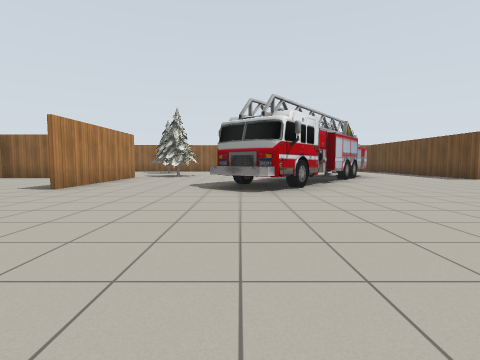
[1] (above)

19 first-person views from a walk through a world built for the Gazebo simulator. The camera is 0.94 m above the floor, tilts 4° down and sees 85° across. The lines on the ground mark 1 m squares. The floor is counted in squares, 2 m on a side. Each view is taken from the middle of a square. On the plan, view 1 faces up. The plan holds only what a view shows up to about 9 squares ahead; the rest is blank. Simple patterns stand in for the simulator's built-in surfaces. Some stock models are drawn as simple stand-ins.

[2]
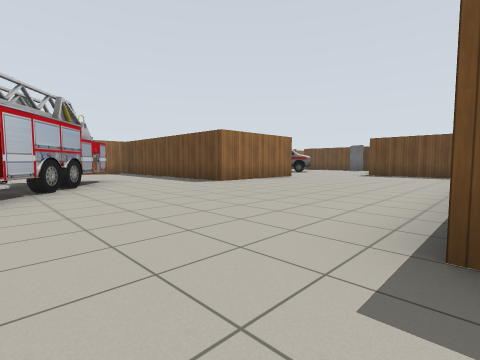

[3]
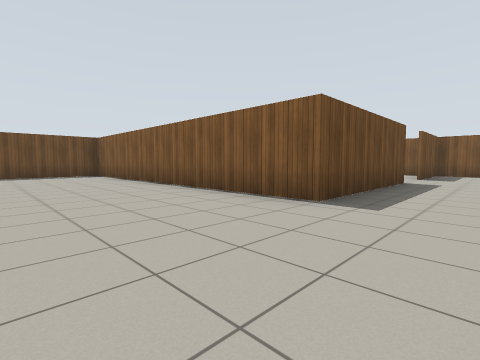

[4]
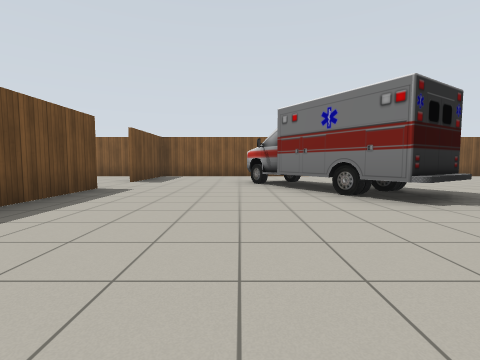

[5]
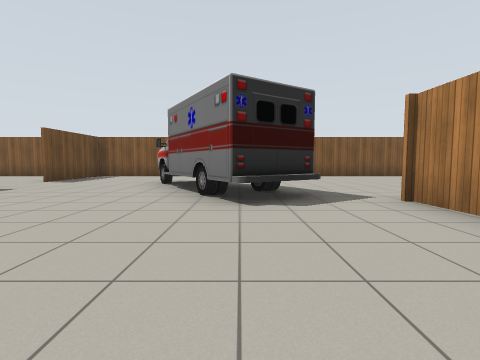

[6]
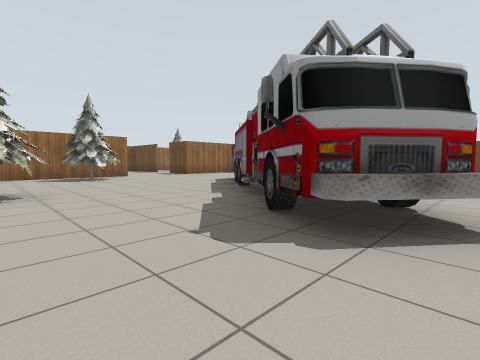

[7]
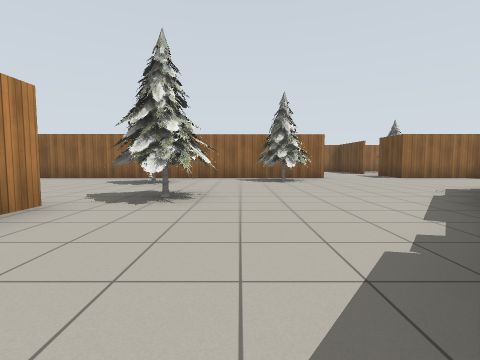

[8]
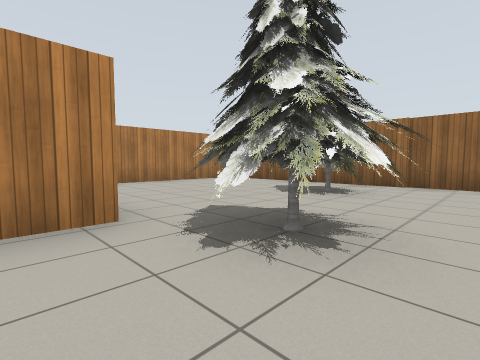

[9]
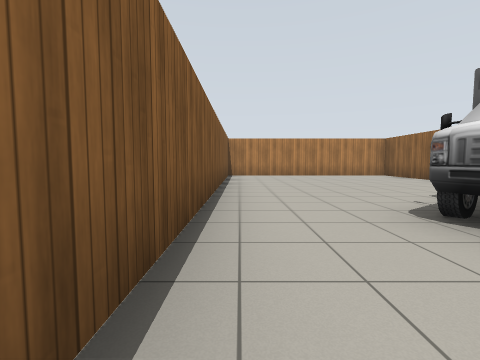

[10]
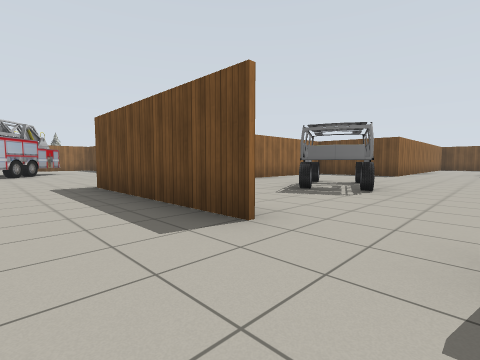

[11]
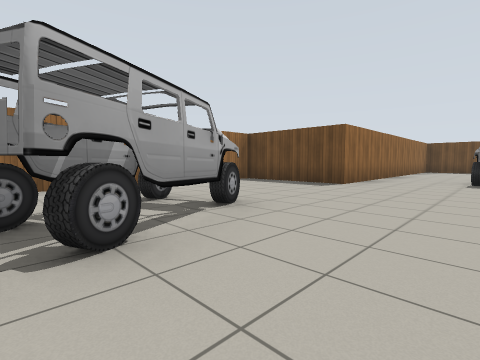

[12]
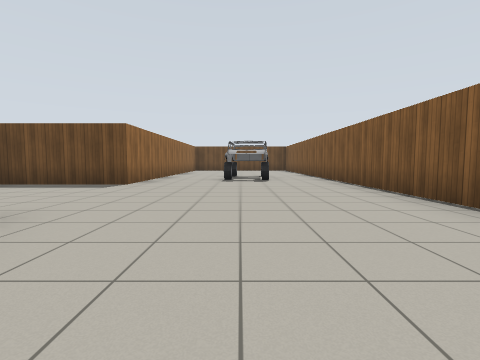

[13]
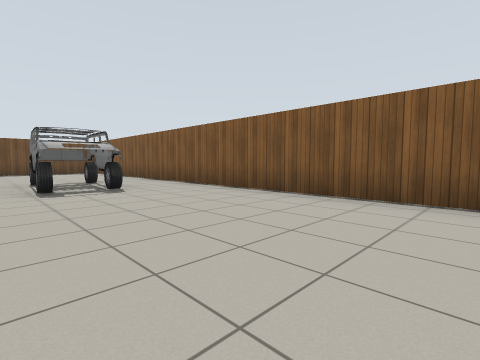

[14]
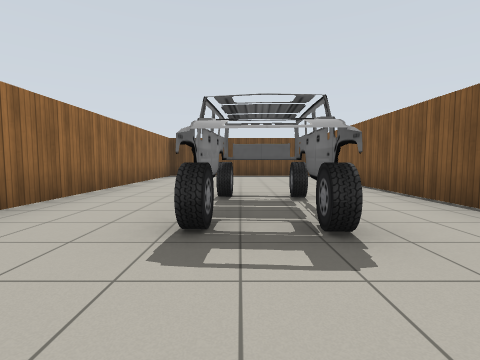

[15]
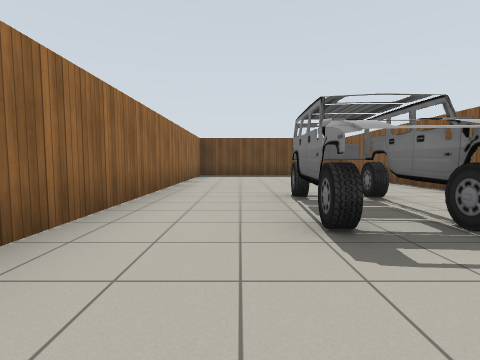

[16]
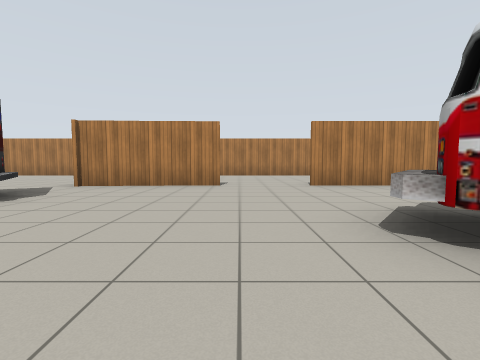

[17]
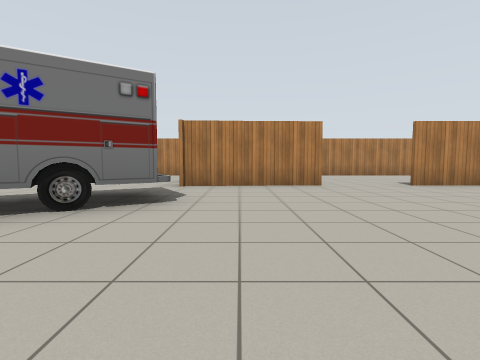

[18]
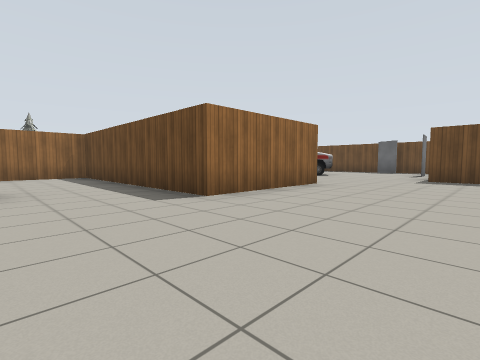

[19]
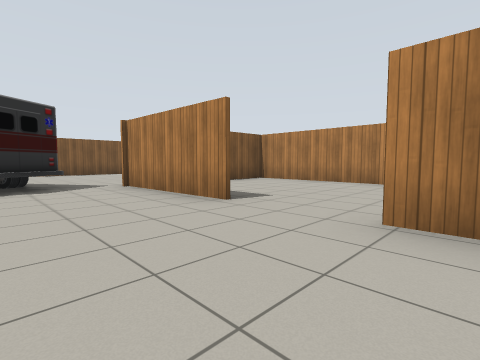

### Floor plan
Key: @ floor where view 1 was taken; # wall or solid block; . floor; T pine tree; R truck; A ambulance; C car; B grey box.
Columns run from 7 left of view 1 to 20 right of it. Each row starts with its distance up from view 1.
 13 #########..##
 12 #......TT....#
 11 #...T..T.....#
 10 #............#
  9 #....T....RR.#
  8 ##  TT...RR..#    .A
  7 #.. #...RRR..####....
  6 #...#...RR...........B
  5 #...#..RR..........#
  4 #......R...........#
  3 #..................#
  2 #...#......#########
  1 #.. #......#.......#
  0 #####.A@...#..CC...#########
 -1 #....AA....#.CCC...........#
 -2 #.....AA...................#
 -3 #......A..#.........CCC....#
 -4 #.........#................#
 -5 #.........#................#
 -6 ###########################

Positions as (right, up) in squares from view 1, and headings:
1: (0, 0), facing up
2: (2, 2), facing up-right
3: (2, 5), facing down-right
4: (1, 3), facing down
5: (-1, 3), facing down
6: (-2, 4), facing up-right
7: (-1, 5), facing up
8: (-1, 7), facing up-left
9: (2, -5), facing left
10: (2, -3), facing up-right
11: (6, -3), facing up-right
12: (6, -3), facing right
13: (8, -2), facing down-right
14: (11, -3), facing right
15: (11, -2), facing right
16: (2, 3), facing left
17: (2, 1), facing left
18: (4, 4), facing up-right
19: (-1, 5), facing down-left
